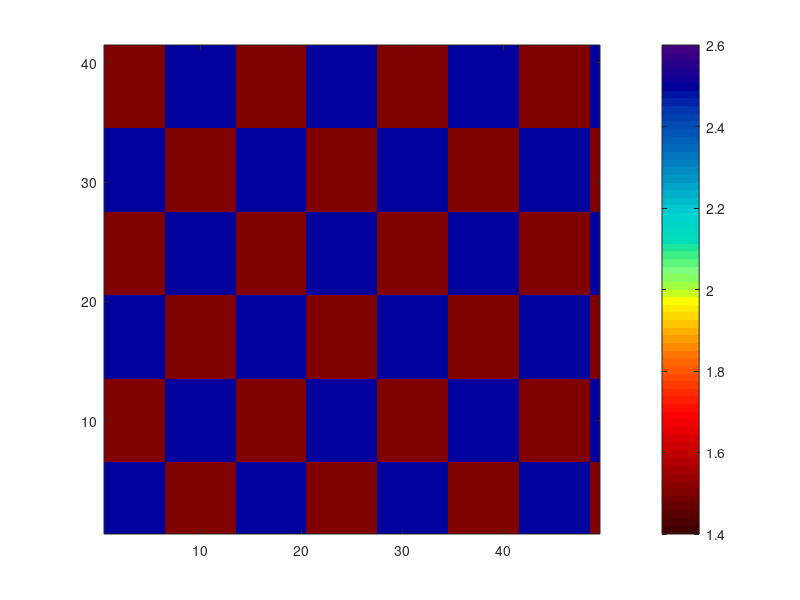

The MATLAB script that drew this image:
%
% katmai resolution
%

clear all


rp1 = 2.0;
rp2 = 3.0;
rp3 = 8.0;

for fcmp = 1:61
%
% Forward modeling, data.prd->data.obs, remember iop_vin=2
%
% the 2500 here doesn't matter because the velocities come from an initial
% file
fidt = fopen(sprintf('pronto%d.run',fcmp),'w');
fprintf(fidt,'%3.2f,\n',2.25);
fprintf(fidt,'%i,\n',1);
fprintf(fidt,'%i,%i,%i,%i,\n',[ -52 56 -43 47 ]);
fprintf(fidt,'%4.3f,%4.2f,\n',[ 1.000 40.00 ]);
fprintf(fidt,'%4.3f,%4.3f,\n',[ 0.750 5.000 ]);
fprintf(fidt,'%2.1f,\n',rp1);
fprintf(fidt,'%2.1f,%2.1f,%2.1f,%2.1f,\n',[rp2 rp2 0.0 0.0]);
fprintf(fidt,'%2.1f,%2.1f,%2.1f,%2.1f,%2.1f,\n',[rp3 rp3 0.0 0.0 0.0]);
fprintf(fidt,'%2.1f,%2.1f,%2.1f,\n',[ 0.0 0.0 1.0]);
fprintf(fidt,'%i,\n',2);
fprintf(fidt,'%2.1f,%2.1f,%10.5f,%2.1f,%2.1f,\n',[0.0 0.0 2500*0.001 0.0 0.0]);
fprintf(fidt,'%i,\n',0);
fprintf(fidt,'%2.1f,%2.1f,%10.5f,%2.1f,%2.1f,\n',[0.0 0.0 2500*0.001 0.0 0.0]);
fprintf(fidt,'%i,%i,%i,%i,\n',[0 0 0 0]);
fprintf(fidt,'%i,\n',1);
fprintf(fidt,'%6.4f,%6.4f,\n',[ 0.0425 45.000]);
fprintf(fidt,'%i,%i,\n',[0 51]);
fclose(fidt);

end

% make checkers and put in initial velocity file

xv = [-52:2.25:56];
zv = [-43:2.25:47];

for kk=1:length(zv)
    for ii=1:length(xv)
        sz = 7;
        %sz = 5;
        %sz = 3; % a different scale
vm(ii,kk) = ((-1)^floor(kk/sz))*((-1)^floor(ii/sz));
    end
end

fid = fopen('vel.initial','w');
for kk=1:length(zv)
    for ii=1:length(xv)
z=zv(kk);
x=xv(ii);
v=2+(0.5*vm(ii,kk));
%
%fid = fopen('../../../nxcorr/ok_tomo/vel.initial','w');
fprintf(fid,'%8.3f %8.3f %8.3f \n',x,z,v);
%fclose(fid);
    end
end
fclose(fid);

load('REVISED_Colormaps_RAYLEIGH','mycmap')
%figure
%imagesc(xv,zv,transpose(2+.5*vm)); axis xy; colormap(mycmap); colorbar; caxis([1.4 2.6])

%nx=21;
%nz=29;
nx=49;
nz=41;
vel = 2+.5*vm;
vel2 = zeros(nx-1,nz-1);
for ii=1:(nx-1)
    for jj=1:(nz-1)
        vel2(ii,jj) = 0.25*(vel(ii,jj)+vel(ii+1,jj)+vel(ii,jj+1)+vel(ii+1,jj+1));
    end
end
figure
imagesc(transpose(vel)); axis xy; colormap(mycmap); colorbar; caxis([1.4 2.6])









